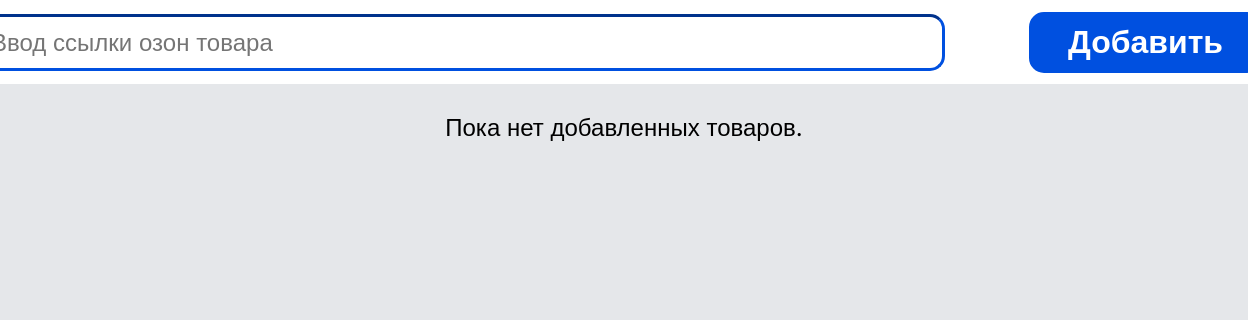
Before: /products/ with the older database file.
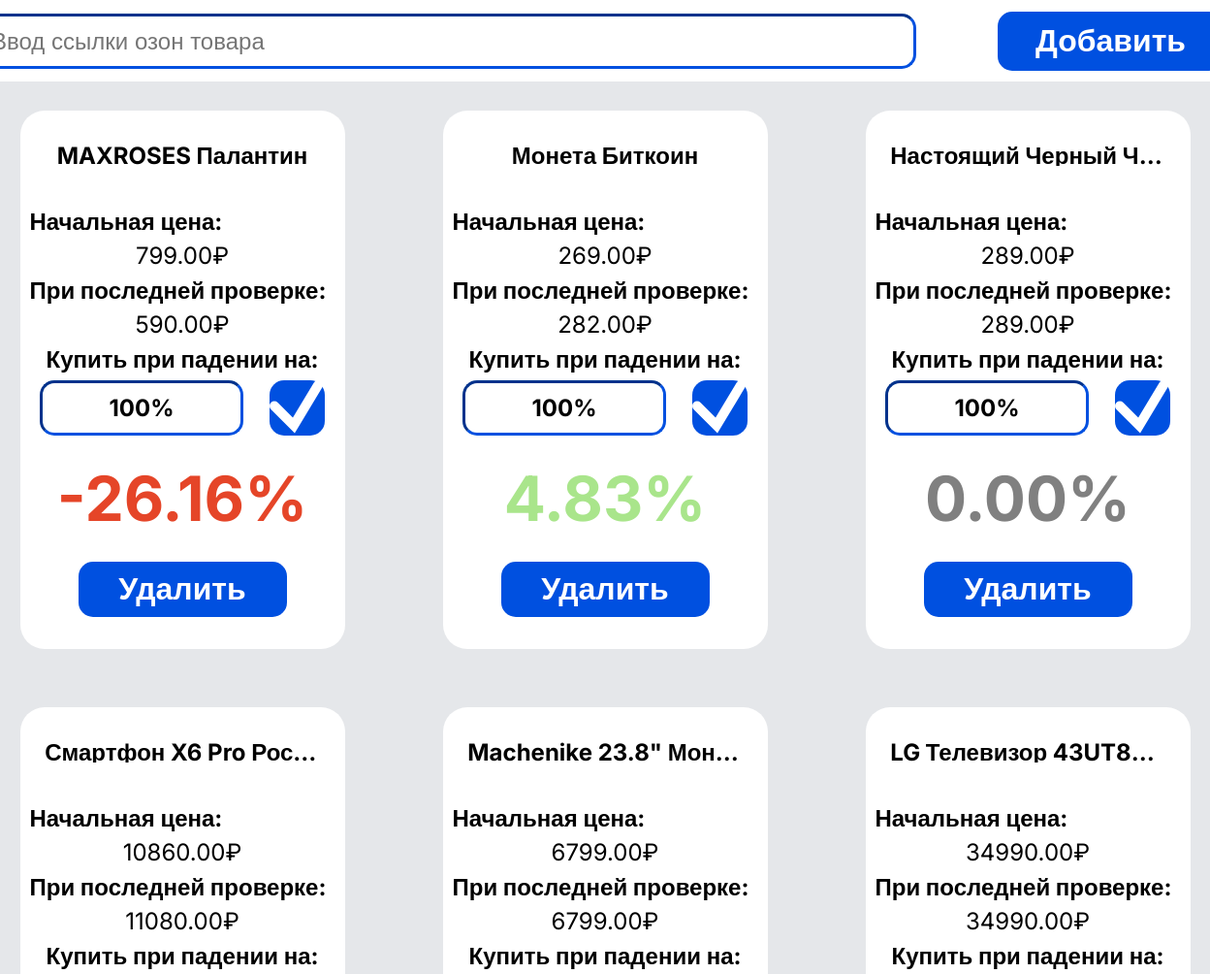
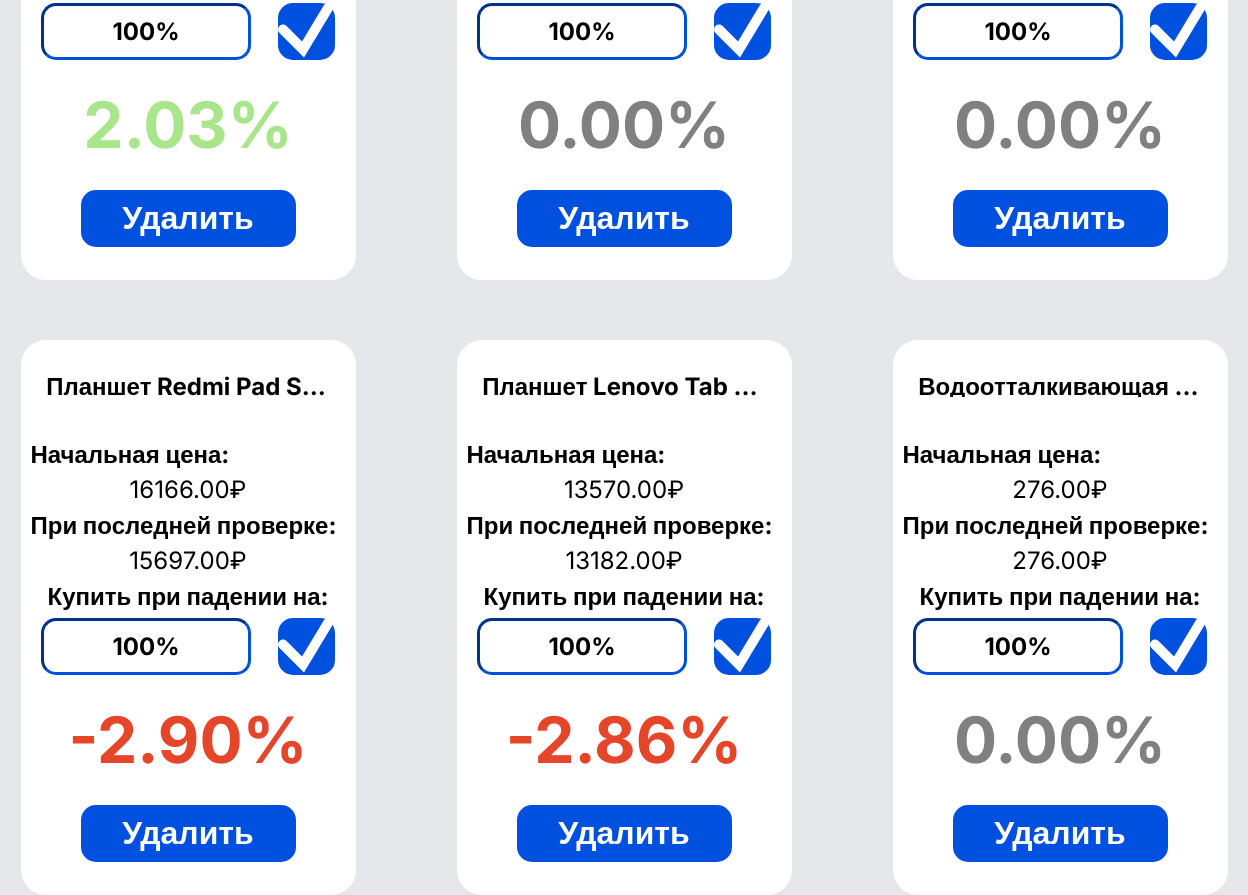
After: the same page with the newer database file (2 pictures, top to bottom).
### products/models.py (models this page shows, shortened)
class Product(models.Model):
    url = models.URLField(unique=True, primary_key=True)
    name = models.CharField(max_length=255)
    price = models.DecimalField(max_digits=10, decimal_places=2, default=0.00) # DecimalField
    start_price = models.DecimalField(max_digits=10, decimal_places=2, default=0.00)  # DecimalField
    percent = models.IntegerField(default=100)
    cur_percent = models.DecimalField(max_digits=10, decimal_places=2, default=0.00)  # DecimalField
    created = models.DateTimeField(default=utils.timezone.now)

### products/views.py (the view, shortened to what this page needs)
# urls.py: path('', lambda x: redirect('products')),  # Перенаправление на '/add-product/', если корневая страница запрашивается
def products(request):
    all_products = db.get_all()
    return render(request, 'products.html', {'all_products': all_products})

### products/classes/db.py (called while the page is built)
    @staticmethod
    def get_all():
        return Product.objects.all()

### products/templates/products.html (shortened to what this page needs)
<!DOCTYPE html>
<html lang="en">
<head>
    {% load static %}
    <link rel="stylesheet" href="{% static 'css/normalize.css' %}">
    <link rel="stylesheet" href="{% static 'css/style.css' %}">
</head>
<body>
    <main>
        <header>
            <form id="add_product_form" method="POST">
                <label for="url">
                    <input id="add_input" type="text" name="ozon" id="ozon" placeholder="Ввод ссылки озон товара">
                </label>
                <button type="submit" id="submit">Добавить</button>
            </form>
        </header>
        <section class="products">
            {% for product in all_products %}
                <div class="product">
                    <strong class="product_name" title="{{ product.name }}"><a href="{{ product.url }}" target="_blank">{{ product.name }}</a></strong>
                    <br>
                    <strong class="align_start">Начальная цена:</strong>
                    <p>{{ product.start_price }}₽</p>
                    <strong class="align_start">При последней проверке:</strong>
                    <p>{{ product.price }}₽</p>
                    <strong>Купить при падении на:</strong>
                    <form id="add_procent_form" method="POST">
                        <label for="procent">
                            <input id="add_procent" type="text" name="procent" id="procent" placeholder="%" value="{{product.percent}}%">
                        </label>
                        <button type="submit" id="accept"><svg width="55" height="55" viewBox="0 0 55 55" fill="none" xmlns="http://www.w3.org/2000/svg"><path d="M5 26.5L25 46.5L50 5" stroke="white" stroke-width="10" stroke-linecap="round"/></svg></button>
                    </form>
                    <strong class="{% if product.cur_percent > 0 %} procent_plus {% endif %} {% if product.cur_percent < 0 %} procent_minus {% endif %} {% if product.cur_percent == 0 %} zero_procent {% endif %}">
                        {{product.cur_percent}}%
                    </strong>
                    <form id="del_product" method="POST">
                        <button type="submit" id="delete">Удалить</button>
                    </form>
                </div>
            {% empty %}
                <p>Пока нет добавленных товаров.</p>
            {% endfor %}
        </section>
    </main>
</body>
</html>

### products/static/css/style.css (style rules this page uses)
:root { --background-color: #001A34; --font-size-base: 62.5%; --primary-color: #0050E0; --background-twice: #FFFFFF; --red-procent: #E54528; --green-procent: #A9E58B; --gray-procent: gray; }
* { box-sizing: border-box; }
html { font-size: var(--font-size-base); }
p { margin: 0; }
body { font-family: "Inter", sans-serif; font-size: 2.4rem; background-color: rgba(0, 26, 52, 0.1); }
header { height: 84px; background-color: var(--background-twice); display: flex; justify-content: center; }
#submit { background-color: var(--primary-color); border-color: var(--primary-color); all: unset; cursor: pointer; background-color: var(--primary-color); color: var(--background-twice); height: 57px; width: 229px; border-radius: 15px; border-width: 3px; text-align: center; font-weight: bold; font-size: 3.2rem; border: 2px solid var(--primary-color); transition: all .4s ease 0s; }
#accept { background-color: var(--primary-color); all: unset; cursor: pointer; background-color: var(--primary-color); height: 57px; width: 57px; border-radius: 15px; border: none; transition: transform 0.3s ease, background-color 0.3s ease; }
#delete { background-color: var(--primary-color); cursor: pointer; color: var(--background-twice); height: 57px; width: 215px; border-radius: 15px; border: none; text-align: center; font-weight: bold; font-size: 3.2rem; transition: transform 0.3s ease, background-color 0.3s ease; }
#add_procent_form { display: flex; align-items: center; gap: 27px; }
#add_procent { outline: none; width: 210px; height: 57px; border-radius: 15px; border-width: 3px; border-color: var(--primary-color); font-weight: bold; font-size: 2.4rem; text-align: center; }
#add_product_form { display: flex; align-items: center; gap: 84px; }
#add_input { outline: none; width: 959px; height: 57px; border-radius: 15px; border-width: 3px; border-color: var(--primary-color); font-weight: 100; font-size: 2.4rem; }
.products { display: flex; flex-direction: row; justify-content: space-around; flex-wrap: wrap; align-content: space-around; column-gap: 60px; row-gap: 60px; margin-top: 30px; }
.product { display: flex; height: 555px; width: 335px; background-color: var(--background-twice); padding: 10px; border-radius: 25px; align-items: center; justify-content: center; flex-direction: column; gap: 8px; }
.align_start { align-self: self-start; }
.product_name { display: inline-block; width: 90%; height: 24px; white-space: nowrap; overflow: hidden; text-overflow: ellipsis; text-align: center; }
.product_name a { text-decoration: none; color: inherit; cursor: pointer; }
.procent_plus { font-size: 6.4rem; margin: 20px 0; color: var(--green-procent); }
.procent_minus { font-size: 6.4rem; margin: 20px 0; color: var(--red-procent); }
.zero_procent { font-size: 6.4rem; margin: 20px 0; color: var(--gray-procent); }

Changed rows visible on the page:
added Product: name "MAXROSES Палантин", start_price "799.00", price "590.00", procent "100%", cur_percent "-26.16"
added Product: name "Монета Биткоин", start_price "269.00", price "282.00", procent "100%", cur_percent "4.83"
added Product: name "Настоящий Черный Ч…", start_price "289.00", price "289.00", procent "100%", cur_percent "0.00"
added Product: name "Смартфон X6 Pro Рос…", start_price "10860.00", price "11080.00", procent "100%", cur_percent "2.03"
added Product: name "Machenike 23.8\" Мон…", start_price "6799.00", price "6799.00", procent "100%", cur_percent "0.00"
added Product: name "LG Телевизор 43UT8…", start_price "34990.00", price "34990.00", procent "100%", cur_percent "0.00"
added Product: name "Планшет Redmi Pad S…", start_price "16166.00", price "15697.00", procent "100%", cur_percent "-2.90"
added Product: name "Планшет Lenovo Tab…", start_price "13570.00", price "13182.00", procent "100%", cur_percent "-2.86"
added Product: name "Водоотталкивающая…", start_price "276.00", price "276.00", procent "100%", cur_percent "0.00"
Other visible differences:
text no longer shown: "Пока нет добавленных товаров."
